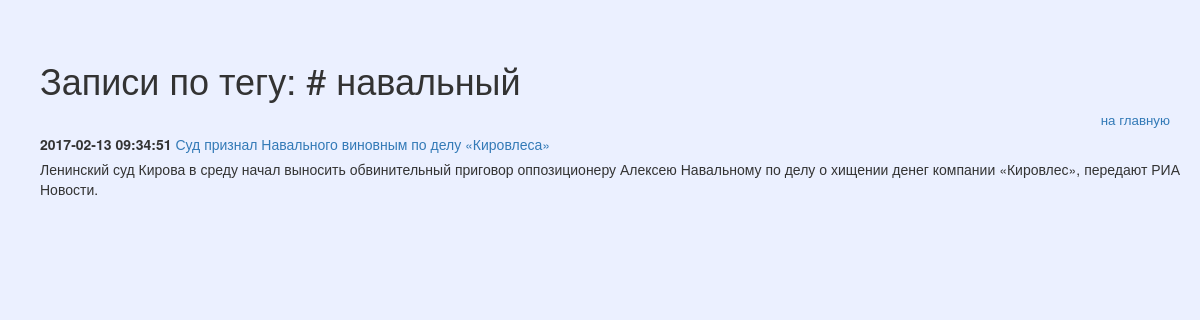
/include/posttotag.php?tag= навальный, run on the app's committed database.
### tables this page shows
CREATE TABLE `post` (
  `post_id` bigint(20) UNSIGNED NOT NULL,
  `post_title` varchar(255) DEFAULT NULL,
  `post_min_text` text,
  `post_text` text,
  `post_create_datetime` timestamp NULL DEFAULT NULL,
  `post_update_datetime` timestamp NOT NULL DEFAULT CURRENT_TIMESTAMP ON UPDATE CURRENT_TIMESTAMP
);

### include/db.php (called while the page is built, shortened)
<?php
try {
    $link = new PDO('mysql:host=localhost;dbname=blog', 'stud', 'password');
} catch (PDOException $e) {
    print "Error!: " . $e->getMessage() . "<br/>";
    die();
}
if($_GET['tag']) {
    $gettag = $_GET['tag'];
    $select_post_tag = $link ->query("SELECT tag_id FROM tag WHERE tag_title = '$gettag'");
    if (!$select_post_tag) {
        echo "PDO::errorInfo():";
        print_r($link->errorInfo());
    } else $insert_tag_id = $select_post_tag->fetchAll();
    $tag_id_for_post = $insert_tag_id[0][0];
    $select_posts_for_tag = $link ->query("SELECT post.* from post LEFT JOIN post_to_tag USING (post_id) WHERE post_to_tag.tag_id = '$tag_id_for_post' ORDER BY post.post_create_datetime DESC");
    $result_posts_for_tag = $select_posts_for_tag ->fetchAll(PDO::FETCH_ASSOC);
}

### include/posttotag.php (the view, shortened to what this page needs)
<?php
require_once 'db.php';
?>
<!DOCTYPE html>
<html lang="ru">
	<head>
		<link rel="stylesheet" href="../css/bootstrap.css">
		<link rel="stylesheet" href="../css/styless.css">
	</head>
	<body>
		<div id="wrapper">
			<h1>Записи по тегу: <?="#".$_GET['tag']; ?></h1>
			<p class="nav">
				<a href="../index.php">на главную</a>
			</p>
            <?php for($i=0;$i<count($result_posts_for_tag);$i++):?>
			<div class="note">
				<p>
					<span class="date"><?=$result_posts_for_tag[$i]['post_create_datetime'];?></span>
					<a href="../include/note.php?id=<?=$result_posts_for_tag[$i]['post_id']?>"><?=$result_posts_for_tag[$i]['post_title'];?></a>
				</p>
				<p>
					<?=$result_posts_for_tag[$i]['post_min_text'];?>
				</p>
			</div>
            <?php endfor;
            ?>
		</div>
	</body>
</html>

### css/styless.css (style rules this page uses)
body { background-color: #EBF0FF; }
#wrapper { margin-top: 20px; padding: 20px; text-align: justify; margin-left: 20px; }
#wrapper > div { margin-bottom: 15px; }
#wrapper p { margin-bottom: 5px; }
.date { font-weight: bold; }
.nav { text-align: right; padding-right: 10px; font-size: 10pt; }

### data on the page
post: post_create_datetime "2017-02-13 09:34:51", post_title "Суд признал Навального виновным по делу «Кировлеса»", post_min_text "Ленинский суд Кирова в среду начал выносить обвинительный приговор оппозиционеру Алексею Навальному по делу о хищении денег компании «Кировлес», передают РИА Новости."

### other printed values
$_GET['tag'] "навальный"
